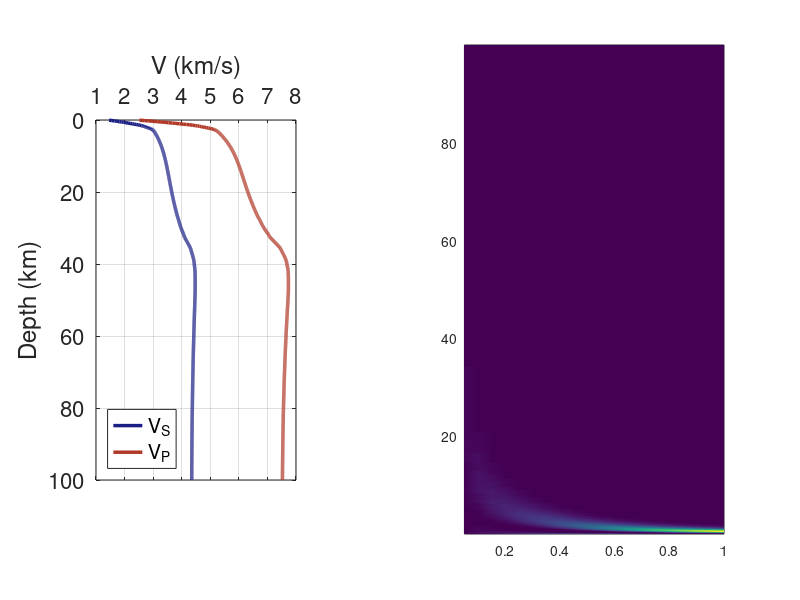

Recreate this plot in MATLAB. (Note: this script raises an error after producing the figure.)
clc,clear
figure('units','normalized','position',[0.1,0.1,0.5,0.3])

D1=load('Shen_BB_input.txt'); % change for different profiles
D2=load('Shen_BB_sensitivity.txt'); % change for different profiles

depth=cumsum(D1(:,1));
vs=D1(:,3);
vp=D1(:,2);
subplot(1,2,1)
plot(vs,depth-0.05,'linewidth',2.5,'color',1/255*[26 30 133]);
hold on;
plot(vp,depth-0.05,'linewidth',2.5,'color',1/255*[176 56 39]);
legend('V_S','V_P','Location','Southwest')
xlabel('V (km/s)')
ylabel('Depth (km)')
box on;grid on;
set(gca,'fontsize',16);
set(gca,'YDir','reverse')  
set(gca,'xaxislocation','top')
xlim([1 8])
set(gca,'position',[0.12 0.2 0.25 0.6])

subplot(1,2,2)
FRE=reshape(D2(:,1),1000,[]);
DEP=reshape(D2(:,2),1e3,[]);
K_V=reshape(D2(:,3),1e3,[]);
K_V(K_V<=0)=1e-6;
sm=pcolor(FRE,DEP,K_V/100);
set(sm,'FaceColor','interp','EdgeColor','none')
load('bamako.mat')
colormap(bamako);
h=colorbar;
set(gca,'ColorScale','log')
caxis([1e-8 1e-3])
set(get(h,'label'),'string','K_V (m^-^1)','FontSize',16);
xlabel('Frequency (Hz)');
ylabel('Depth (km)')
set(gca,'fontsize',16);set(gca,'YDir','reverse')  
ylim([0 40])
set(gca,'position',[0.5 0.2 0.35 0.6])
